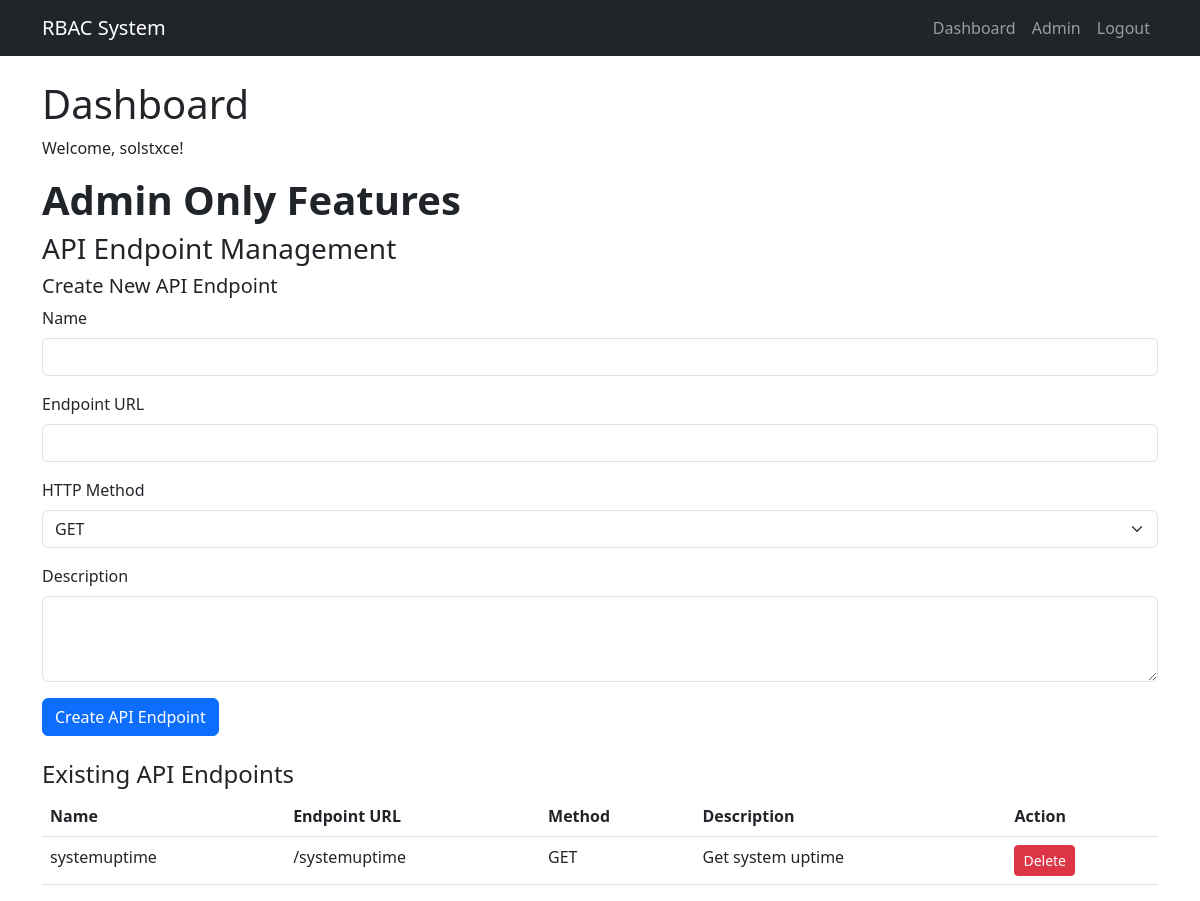
The app's page /dashboard (signed in) with its own data.
### tables this page shows
CREATE TABLE api_endpoints (
            id INTEGER PRIMARY KEY,
            name TEXT UNIQUE,
            endpoint TEXT UNIQUE,
            method TEXT,
            description TEXT
        );

### app.py (the view, shortened to what this page needs)
@app.route('/dashboard', methods=['GET', 'POST'])
@login_required
def dashboard():
    db = get_db()
    user_role = session.get('role')
    if user_role == 'admin':
        users = db.execute('SELECT id, username, role FROM users').fetchall()
        roles = db.execute('SELECT name FROM roles').fetchall()
        api_endpoints = db.execute('SELECT * FROM api_endpoints').fetchall()
    else:
        users = roles = api_endpoints = None
    return render_template('dashboard.html', user_role=user_role, users=users, roles=roles, api_endpoints=api_endpoints)

### app.py (called while the page is built)
def login_required(f):
    @wraps(f)
    def decorated_function(*args, **kwargs):
        if 'user_id' not in session:
            return redirect(url_for('login'))
        return f(*args, **kwargs)
    return decorated_function

def get_db():
    db = sqlite3.connect('rbac.db')
    db.row_factory = sqlite3.Row
    return db

### templates/dashboard.html (shortened to what this page needs)
{% extends "base.html" %}
{% block content %}
<h1>Dashboard</h1>
<p>Welcome, {{ session['username'] }}!</p>
{% if user_role == 'admin' %}
    <h1><strong>Admin Only Features</strong></h1>
    <h3>API Endpoint Management</h3>
    <h5>Create New API Endpoint</h5>
    <form action="{{ url_for('dashboard') }}" method="POST" class="mb-4">
        <div class="mb-3">
            <label for="name" class="form-label">Name</label>
            <input type="text" class="form-control" id="name" name="name" required>
        </div>
        <div class="mb-3">
            <label for="endpoint" class="form-label">Endpoint URL</label>
            <input type="text" class="form-control" id="endpoint" name="endpoint" required>
        </div>
        <div class="mb-3">
            <label for="method" class="form-label">HTTP Method</label>
            <select class="form-select" id="method" name="method" required>
                <option value="GET">GET</option>
            </select>
        </div>
        <div class="mb-3">
            <label for="description" class="form-label">Description</label>
            <textarea class="form-control" id="description" name="description" rows="3"></textarea>
        </div>
        <button type="submit" class="btn btn-primary">Create API Endpoint</button>
    </form>
    <h4>Existing API Endpoints</h4>
    <table class="table">
        <thead>
            <tr>
                <th>Name</th>
                <th>Endpoint URL</th>
                <th>Method</th>
                <th>Description</th>
                <th>Action</th>
            </tr>
        </thead>
        <tbody>
            {% for endpoint in api_endpoints %}
            <tr>
                <td>{{ endpoint['name'] }}</td>
                <td>{{ endpoint['endpoint'] }}</td>
                <td>{{ endpoint['method'] }}</td>
                <td>{{ endpoint['description'] }}</td>
                <td>
                    <form action="{{ url_for('dashboard') }}" method="POST" onsubmit="return confirm('Are you sure you want to delete this API endpoint?');">
                        <button type="submit" class="btn btn-danger btn-sm">Delete</button>
                    </form>
                </td>
            </tr>
            {% endfor %}
        </tbody>
    </table>
{% endif %}
{% endblock %}

### templates/base.html (style rules this page uses)
body { padding-top: 5rem; }

### records on screen
api_endpoints: name "systemuptime", endpoint "/systemuptime", method "GET", description "Get system uptime"

### other values on screen
{{ session['username'] }} "solstxce"
